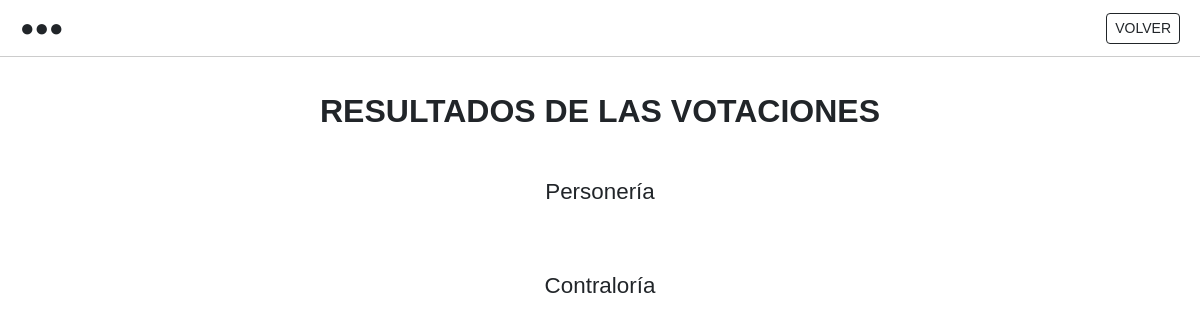
/results/ (signed in), run on an earlier commit of the app's database.
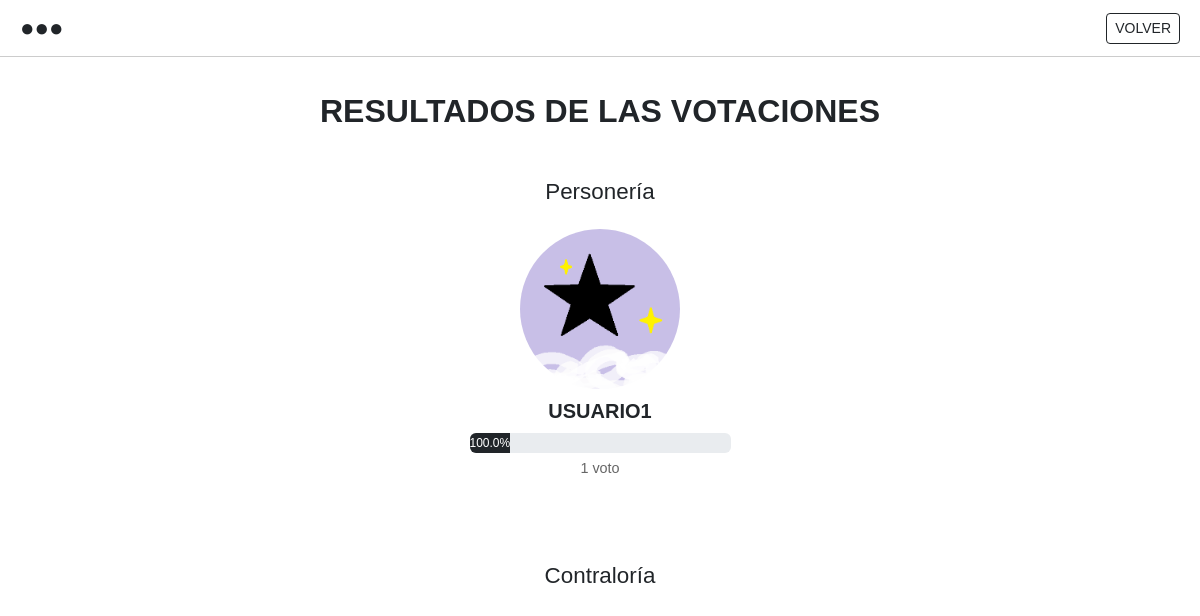
And on a later commit of the database.
### Users/models.py (models this page shows, shortened)
class Candidates(models.Model):
    user = models.OneToOneField(User, on_delete=models.CASCADE, related_name='candidate')
    position = models.CharField(max_length=50)
    image = models.ImageField(upload_to='candidates/', null=True, blank=True)
    votes = models.PositiveIntegerField(default=0)
    percentege = models.FloatField(default=0.0)
    class Meta:
        verbose_name_plural = "Candidates"

### Candidates/views.py (the view)
# urls.py: path('results/', results, name='results'),
@login_required(login_url='login')
def results(request):
    if request.method != 'GET':
        return redirect('main')
    if not request.user.is_superuser:
        messages.warning(request, 'No tienes permiso para ver los resultados.')
        return redirect('main')
    ombudsmans = Candidates.objects.filter(position='Personero')
    comptrollers = Candidates.objects.filter(position='Contralor')
    votes_personero = sum(candidate.votes for candidate in ombudsmans)
    votes_contralor = sum(candidate.votes for candidate in comptrollers)
    for candidate in ombudsmans:
        if votes_personero > 0:
            candidate.percentage = (candidate.votes / votes_personero) * 100
        else:
            candidate.percentage = 0
        candidate.save()
    for candidate in comptrollers:
        if votes_contralor > 0:
            candidate.percentage = (candidate.votes / votes_contralor) * 100
        else:
            candidate.percentage = 0
        candidate.save()
    return render(request, 'Candidates/results.html', {
        'ombudsmans': ombudsmans,
        'comptrollers': comptrollers,
        })

### templates/Candidates/results.html (shortened to what this page needs)
{% load static %}
<!DOCTYPE html>
<html lang="es">
<head>
  <link href="https://cdn.jsdelivr.net/npm/bootstrap@5.3.3/dist/css/bootstrap.min.css" rel="stylesheet">
  <link rel="stylesheet" href="{% static 'css/Candidates/results.css' %}">
</head>
<body>
  <div class="top-bar">
    <div class="dots">●●●</div>
    <div>
      <a href="{% url 'main' %}" class="btn btn-outline-dark btn-sm btn-top">VOLVER</a>
    </div>
  </div>
  <div class="container">
    <div class="titulo">RESULTADOS DE LAS VOTACIONES</div>
    <div class="subtitulo">Personería</div>
    <div class="row justify-content-center">
      {% for candidate in ombudsmans %}
        <div class="col-sm-6 col-md-4 col-lg-3 candidato">
          <img src="{{ candidate.image.url }}" alt="{{ candidate.user.username }}">
          <h5 class="fw-bold mt-2">{{ candidate.user.username }}</h5>
          <div class="progress">
            <div class="progress-bar bg-dark" role="progressbar"style="width: {{ candidate.percentage }} %" aria-valuenow="{{ candidate.percentage }}"aria-valuemin="0" aria-valuemax="100">
              {{ candidate.percentage }}%
            </div>
          </div>
          <div class="votos">{{ candidate.votes }} voto{{ candidate.votes|pluralize }}</div>
        </div>
      {% endfor %}
    </div>
    <div class="subtitulo">Contraloría</div>
  </div>
</body>
</html>

### static/css/Candidates/results.css (style rules this page uses)
body { background-color: #fff; font-family: 'Arial', sans-serif; }
.top-bar { display: flex; justify-content: space-between; align-items: center; padding: 10px 20px; border-bottom: 1px solid #ccc; }
.dots { font-size: 1.5rem; }
.titulo { text-align: center; margin: 40px 0 20px; font-weight: bold; font-size: 2rem; }
.candidato { text-align: center; margin-bottom: 40px; }
.candidato img { width: 160px; height: 160px; object-fit: cover; border-radius: 50%; display: block; margin: 0 auto 10px; }
.btn-top { margin-left: 10px; }
.progress { height: 20px; margin-top: 10px; }
.votos { font-size: 0.9rem; color: #666; margin-top: 5px; }

### templates/Candidates/results.html (style rules this page uses)
.titulo { text-align: center; font-weight: bold; font-size: 2rem; margin-top: 30px; }
.subtitulo { text-align: center; font-size: 1.4rem; margin-top: 40px; margin-bottom: 20px; font-weight: 500; }
.candidato { text-align: center; margin-bottom: 40px; }
.candidato img { width: 160px; height: 160px; object-fit: cover; border-radius: 50%; display: block; margin: 0 auto 10px; }
.votos { font-size: 0.9rem; color: #666; margin-top: 5px; }

What changed in the data, as far as the page shows it:
added Candidates: image (picture), user.username "USUARIO1", percentage "100.0", votes "1"
